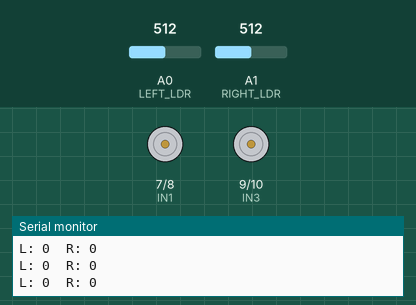
Bench run of a sketch on a simulated Arduino Uno, built with avr-gcc and run on an emulated ATmega328P. Shown: motor-driver pin pairs drawn as motors (green arrow = first pin HIGH = forward, orange = second pin HIGH = backward, longer = more drive, scaled by the enable pin), the last lines printed to the serial monitor. The inputs (shaded band) are chosen by the test bench; at power-on: A0 (LEFT_LDR) = 512, A1 (RIGHT_LDR) = 512.

Above: at 3.2 s.
3.3 s: A0 (LEFT_LDR) set to 600
4.8 s: A0 (LEFT_LDR) set to 618
At 5.9 s:
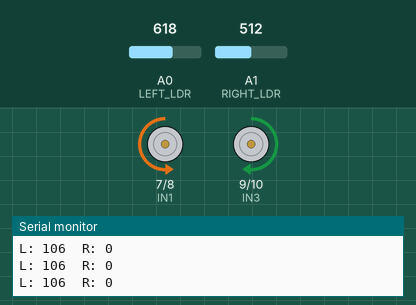
6.3 s: A1 (RIGHT_LDR) set to 543
7.8 s: A1 (RIGHT_LDR) set to 565
At 9.0 s:
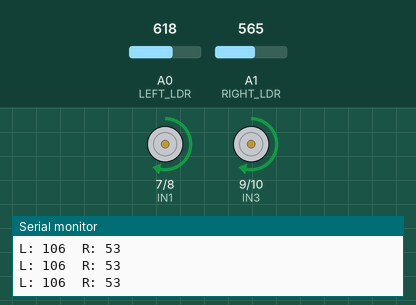
9.3 s: A1 (RIGHT_LDR) set to 671
10.8 s: A1 (RIGHT_LDR) set to 696
At 11.6 s:
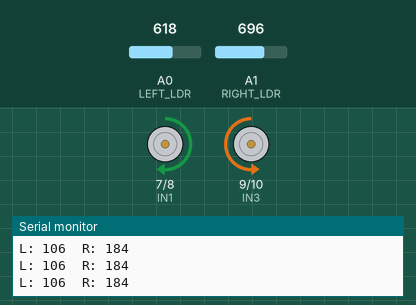
Timing chart, 0 to 13.3 s (numbered marks = the images above; inputs shaded):
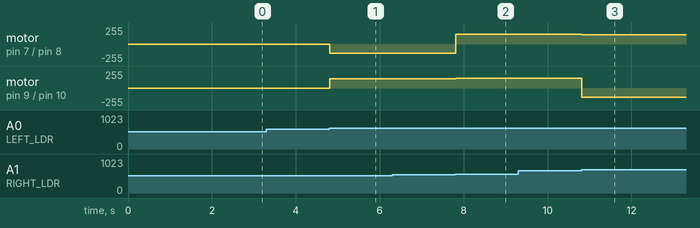

Measured:
- the behaviour switches between 611 and 612 on A0 (LEFT_LDR) (found by bisection; images 0 and 1)
- the behaviour switches between 557 and 558 on A1 (RIGHT_LDR) (found by bisection; images 1 and 2)
- the behaviour switches between 678 and 679 on A1 (RIGHT_LDR) (found by bisection; images 2 and 3)
- after the input at 4.8 s, motor on pin 7 (IN1) / pin 8 (IN2): stopped → backward 140/255 at once; motor on pin 9 (IN3) / pin 10 (IN4): stopped → forward 140/255 at once
- after the input at 7.8 s, motor on pin 7 (IN1) / pin 8 (IN2): backward 140/255 → forward 150/255 at once; motor on pin 9 (IN3) / pin 10 (IN4): forward 140/255 → forward 150/255 at once
- after the input at 10.8 s, motor on pin 7 (IN1) / pin 8 (IN2): forward 150/255 → forward 140/255 at once; motor on pin 9 (IN3) / pin 10 (IN4): forward 150/255 → backward 140/255 at once

The sketch:

11_Light_Following.ino
```cpp
/*
  ============================================================
  11 - LIGHT FOLLOWING ROBOT (2 LDRs + phone torch)
  ============================================================
  Board  : Arduino UNO / Nano
  Parts  : 2 LDRs (light sensors) at front-left and front-right,
           each with a 10k resistor. A small cardboard wall
           between them makes steering much better.

  LDR circuit (one for each side):
      5V ---- LDR ----+---- 10k ---- GND
                      |
                   A0 (left) / A1 (right)
    More light -> higher reading.

  Logic:
    At startup the robot measures normal room light (keep
    the torch OFF for the first 2 seconds).
    Torch on the left  -> turn left
    Torch on the right -> turn right
    Torch in front     -> go forward
    No torch           -> stop

  Wiring:
    Left LDR  -> A0,  Right LDR -> A1
    L298N: ENA D5, IN1 D7, IN2 D8, IN3 D9, IN4 D10, ENB D6
  ============================================================
*/

// ---------- Motor driver (L298N) pins ----------
#define ENA 5
#define IN1 7
#define IN2 8
#define IN3 9
#define IN4 10
#define ENB 6

#define LEFT_LDR  A0
#define RIGHT_LDR A1

int lightMargin = 100;   // how much brighter than room light counts as "torch"
int sideMargin  = 60;    // left/right difference needed to turn
int driveSpeed  = 150;
int turnSpeed   = 140;

int ambientLeft, ambientRight;

void setup() {
  Serial.begin(9600);
  pinMode(ENA, OUTPUT); pinMode(ENB, OUTPUT);
  pinMode(IN1, OUTPUT); pinMode(IN2, OUTPUT);
  pinMode(IN3, OUTPUT); pinMode(IN4, OUTPUT);
  stopRobot();

  // Calibrate room light (average of 20 readings)
  long sumL = 0, sumR = 0;
  for (int i = 0; i < 20; i++) {
    sumL += analogRead(LEFT_LDR);
    sumR += analogRead(RIGHT_LDR);
    delay(100);
  }
  ambientLeft  = sumL / 20;
  ambientRight = sumR / 20;
  Serial.print("Room light L/R: ");
  Serial.print(ambientLeft); Serial.print(" / "); Serial.println(ambientRight);
}

void loop() {
  int left  = analogRead(LEFT_LDR)  - ambientLeft;
  int right = analogRead(RIGHT_LDR) - ambientRight;

  Serial.print("L: "); Serial.print(left);
  Serial.print("  R: "); Serial.println(right);

  if (left < lightMargin && right < lightMargin) {
    stopRobot();                         // no torch
  } else if (left - right > sideMargin) {
    turnLeft(turnSpeed);                 // brighter on left
  } else if (right - left > sideMargin) {
    turnRight(turnSpeed);                // brighter on right
  } else {
    forward(driveSpeed);                 // torch in front
  }
  delay(30);
}

// ================= MOTOR FUNCTIONS =================
void setMotor(int leftSpeed, int rightSpeed) {
  if (leftSpeed >= 0) { digitalWrite(IN1, HIGH); digitalWrite(IN2, LOW); }
  else                { digitalWrite(IN1, LOW);  digitalWrite(IN2, HIGH); leftSpeed = -leftSpeed; }
  if (rightSpeed >= 0) { digitalWrite(IN3, HIGH); digitalWrite(IN4, LOW); }
  else                 { digitalWrite(IN3, LOW);  digitalWrite(IN4, HIGH); rightSpeed = -rightSpeed; }
  analogWrite(ENA, constrain(leftSpeed, 0, 255));
  analogWrite(ENB, constrain(rightSpeed, 0, 255));
}
void forward(int s)   { setMotor(s, s); }
void backward(int s)  { setMotor(-s, -s); }
void turnLeft(int s)  { setMotor(-s, s); }
void turnRight(int s) { setMotor(s, -s); }
void stopRobot()      { setMotor(0, 0); }
```
